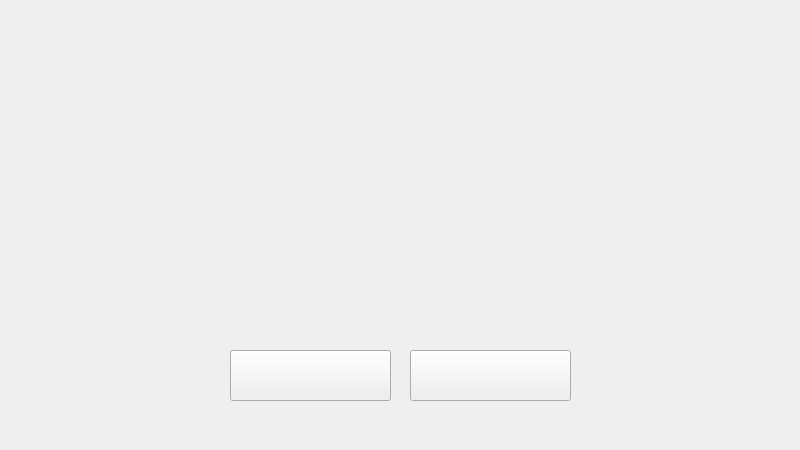
<?xml version="1.0" encoding="UTF-8"?>
<ui version="4.0">
 <class>DATestPage</class>
 <widget class="QWidget" name="DATestPage">
  <property name="geometry">
   <rect>
    <x>0</x>
    <y>0</y>
    <width>800</width>
    <height>450</height>
   </rect>
  </property>
  <property name="windowTitle">
   <string>Form</string>
  </property>
  <widget class="myButton" name="pushButton">
   <property name="geometry">
    <rect>
     <x>230</x>
     <y>350</y>
     <width>161</width>
     <height>51</height>
    </rect>
   </property>
   <property name="focusPolicy">
    <enum>Qt::TabFocus</enum>
   </property>
   <property name="text">
    <string/>
   </property>
  </widget>
  <widget class="QLabel" name="label">
   <property name="geometry">
    <rect>
     <x>320</x>
     <y>400</y>
     <width>161</width>
     <height>41</height>
    </rect>
   </property>
   <property name="font">
    <font>
     <pointsize>20</pointsize>
    </font>
   </property>
   <property name="text">
    <string/>
   </property>
   <property name="alignment">
    <set>Qt::AlignCenter</set>
   </property>
  </widget>
  <widget class="myButton" name="exportCharButton">
   <property name="geometry">
    <rect>
     <x>410</x>
     <y>350</y>
     <width>161</width>
     <height>51</height>
    </rect>
   </property>
   <property name="focusPolicy">
    <enum>Qt::TabFocus</enum>
   </property>
   <property name="text">
    <string/>
   </property>
  </widget>
 </widget>
 <customwidgets>
  <customwidget>
   <class>myButton</class>
   <extends>QPushButton</extends>
   <header>mybutton.h</header>
  </customwidget>
 </customwidgets>
 <resources/>
 <connections/>
</ui>
